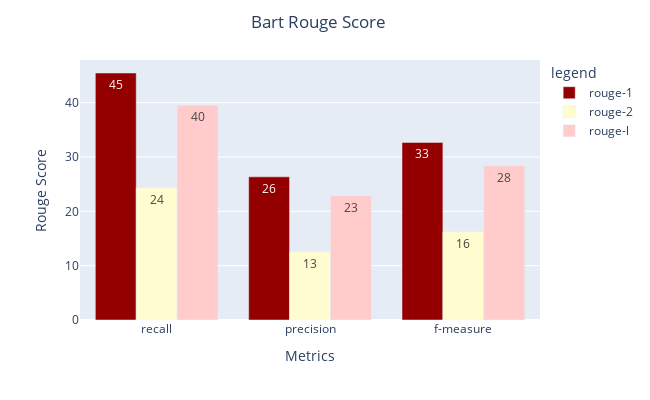

The notebook cell saved with this chart:
### Code cell
# specify the colors you want to use
colors = ['#940000', '#FFFDD0', '#FFCCCB']

fig = px.bar(BartRouge*100, x=BartRouge.index, y=BartRouge.columns, 
             barmode='group', 
             text_auto='.2s',
             labels={
                     "Algo": "Algorithms",
                     "value": "Rouge Score",
                     "variable": "legend",
                     'index': "Metrics"
                 },color_discrete_sequence=colors)
fig.update_layout( width=650,
                  height=400,
                title={
                  'text': "Bart Rouge Score",
                  'y':.96,
                  'x':0.49,
                  'xanchor': 'center',
                  'yanchor': 'top'})

fig.show()

### Figure 1 — Plotly figure (JSON) as saved in the notebook; plotly's stock layout.template omitted (floating-point values rounded to 4 significant figures)
{"data": [{"alignmentgroup": "True", "hovertemplate": "legend=rouge-1<br>Metrics=%{x}<br>Rouge Score=%{y}<extra></extra>", "legendgroup": "rouge-1", "marker": {"color": "#940000", "pattern": {"shape": ""}}, "name": "rouge-1", "offsetgroup": "rouge-1", "orientation": "v", "showlegend": true, "textposition": "auto", "texttemplate": "%{y:.2s}", "type": "bar", "x": ["recall", "precision", "f-measure"], "xaxis": "x", "y": [45.46, 26.34, 32.68], "yaxis": "y"}, {"alignmentgroup": "True", "hovertemplate": "legend=rouge-2<br>Metrics=%{x}<br>Rouge Score=%{y}<extra></extra>", "legendgroup": "rouge-2", "marker": {"color": "#FFFDD0", "pattern": {"shape": ""}}, "name": "rouge-2", "offsetgroup": "rouge-2", "orientation": "v", "showlegend": true, "textposition": "auto", "texttemplate": "%{y:.2s}", "type": "bar", "x": ["recall", "precision", "f-measure"], "xaxis": "x", "y": [24.35, 12.55, 16.22], "yaxis": "y"}, {"alignmentgroup": "True", "hovertemplate": "legend=rouge-l<br>Metrics=%{x}<br>Rouge Score=%{y}<extra></extra>", "legendgroup": "rouge-l", "marker": {"color": "#FFCCCB", "pattern": {"shape": ""}}, "name": "rouge-l", "offsetgroup": "rouge-l", "orientation": "v", "showlegend": true, "textposition": "auto", "texttemplate": "%{y:.2s}", "type": "bar", "x": ["recall", "precision", "f-measure"], "xaxis": "x", "y": [39.53, 22.89, 28.39], "yaxis": "y"}], "layout": {"barmode": "group", "height": 400, "legend": {"title": {"text": "legend"}, "tracegroupgap": 0}, "margin": {"t": 60}, "title": {"text": "Bart Rouge Score", "x": 0.49, "xanchor": "center", "y": 0.96, "yanchor": "top"}, "width": 650, "xaxis": {"anchor": "y", "domain": [0, 1], "title": {"text": "Metrics"}}, "yaxis": {"anchor": "x", "domain": [0, 1], "title": {"text": "Rouge Score"}}}}
